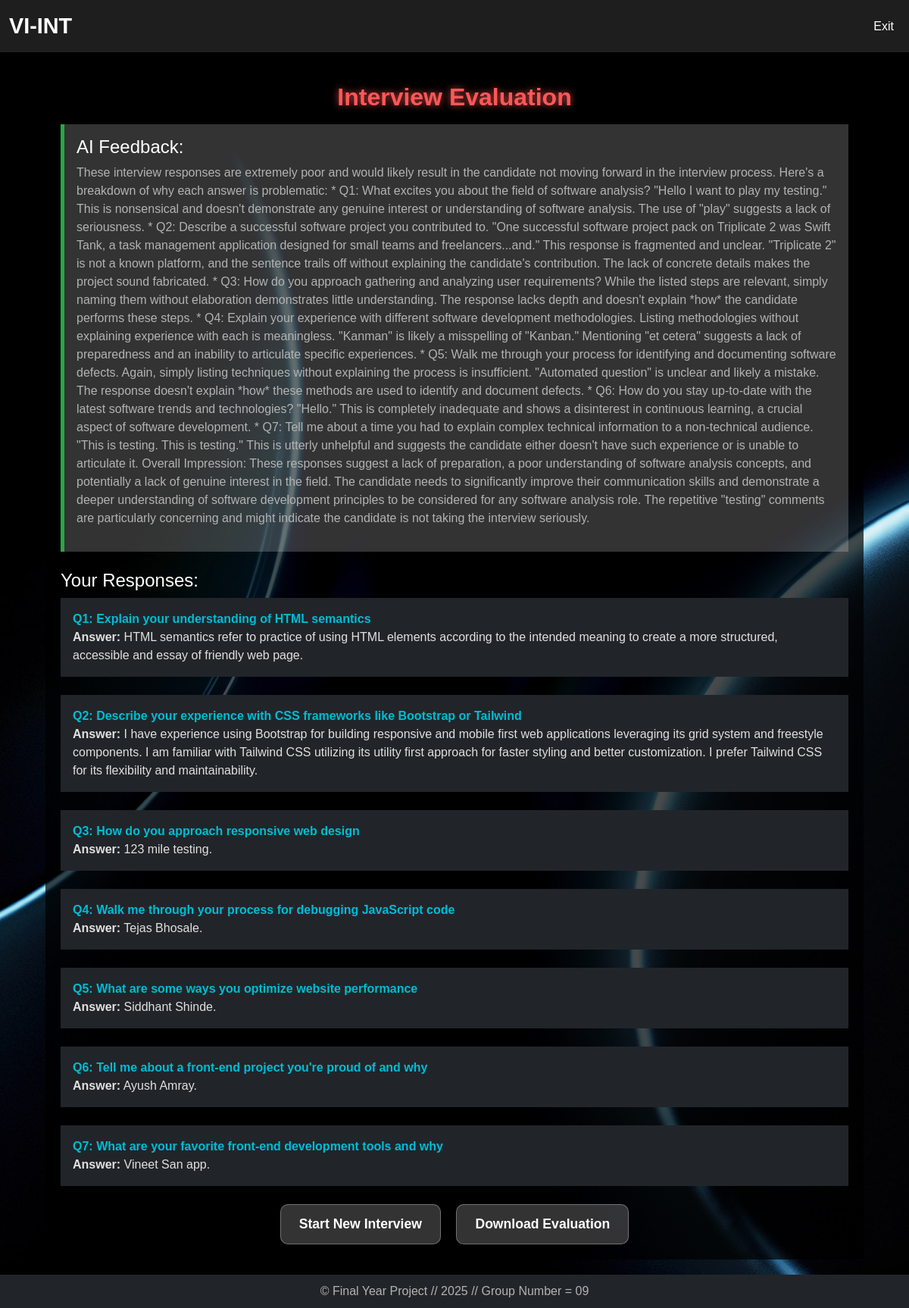
The app's page /interview/evaluate/53/ (signed in) with its own data.
### interview/models.py (models this page shows, shortened)
class InterviewSession(models.Model):
    user = models.ForeignKey(User, on_delete=models.CASCADE, related_name="interview_sessions")
    job_profile = models.CharField(max_length=255)
    difficulty = models.CharField(max_length=50, default="Easy")
    created_at = models.DateTimeField(auto_now_add=True)
    evaluated = models.BooleanField(default=False)
    evaluation_feedback = models.TextField(blank=True, null=True)

class InterviewResponse(models.Model):
    session = models.ForeignKey(InterviewSession, on_delete=models.CASCADE, related_name="responses")
    question_number = models.IntegerField()
    question_text = models.TextField()
    answer_text = models.TextField(blank=True, null=True)
    audio_response = models.FileField(upload_to="audio_responses/", blank=True, null=True)

### interview/views.py (the view, shortened to what this page needs)
# urls.py: path('evaluate/<int:session_id>/', evaluate_interview, name='evaluate_interview'),
@login_required
def evaluate_interview(request, session_id):
    session_obj = get_object_or_404(InterviewSession, pk=session_id)
    responses = session_obj.responses.order_by("question_number")
    context = {
        "feedback": session_obj.evaluation_feedback,
        "responses": responses,
    }
    return render(request, "evaluation.html", context)

### templates/evaluation.html (shortened to what this page needs)
{% extends "evaluation_base.html" %}
{% block content %}
    <h2 class="mb-3">Interview Evaluation</h2>
    <div class="feedback p-3">
        <h4 class="mb-2">AI Feedback:</h4>
        <p>{{ feedback }}</p>
    </div>
    <h4 class="mt-4">Your Responses:</h4>
    <ul class="list-unstyled">
        {% for response in responses %}
            <li class="mb-4 p-3 bg-dark text-white">
                <div class="question"><strong>Q{{ response.question_number }}:</strong> {{ response.question_text }}</div>
                <div class="answer"><strong>Answer:</strong> {{ response.answer_text }}</div>
            </li>
        {% endfor %}
    </ul>
{% endblock %}
{% block buttons %}
    <a href="{% url 'start_interview' %}" class="btn btn-primary me-3">Start New Interview</a>
    <button onclick="downloadEvaluation()" class="btn btn-success">Download Evaluation</button>
{% endblock %}

### static/css/styles.css (style rules this page uses)
body { background: url("../images/background.jpg") no-repeat center center fixed; background-size: cover; color: #ffffff; font-family: 'Poppins', sans-serif; margin: 0; display: flex; flex-direction: column; min-height: 50vh; }
.btn, .glass-btn { background: rgba(255, 255, 255, 0.2); backdrop-filter: blur(10px); color: white; text-decoration: none; padding: 12px 24px; border: 1px solid rgba(255, 255, 255, 0.3); border-radius: 10px; font-size: 1.1rem; font-weight: bold; transition: all 0.3s ease-in-out; }
h2 { color: #ff5757; text-shadow: 0 0 10px rgba(255, 87, 87, 0.8); font-weight: bold; text-align: center; }
p { color: #b3b3b3; }
.question { color: #00bcd4; font-weight: bold; }
.answer { color: #e0e0e0; font-size: 16px; }

### records on screen
InterviewSession: evaluation_feedback "These interview responses are extremely poor and would likely result in the candidate not moving forward in the interview process. Here's a breakdown of why each answer is problematic: * Q1: What excites you about the field of software analysis? \"Hello I want to play my testing.\" This is nonsensical and doesn't demonstrate any genuine interest or understanding of software analysis. The use of \"play\" suggests a lack of seriousness. * Q2: Describe a successful software project you contributed to. \"One successful software project pack on Triplicate 2 was Swift Tank, a task management application designed for small teams and freelancers...and.\" This response is fragmented and unclear.…"
InterviewResponse: question_number "1", question_text "Explain your understanding of HTML semantics", answer_text "HTML semantics refer to practice of using HTML elements according to the intended meaning to create a more structured, accessible and essay of friendly web page."
InterviewResponse: question_number "2", question_text "Describe your experience with CSS frameworks like Bootstrap or Tailwind", answer_text "I have experience using Bootstrap for building responsive and mobile first web applications leveraging its grid system and freestyle components. I am familiar with Tailwind CSS utilizing its utility first approach for faster styling and better customization. I prefer Tailwind CSS for its flexibility and maintainability."
InterviewResponse: question_number "3", question_text "How do you approach responsive web design", answer_text "123 mile testing."
InterviewResponse: question_number "4", question_text "Walk me through your process for debugging JavaScript code", answer_text "Tejas Bhosale."
InterviewResponse: question_number "5", question_text "What are some ways you optimize website performance", answer_text "Siddhant Shinde."
InterviewResponse: question_number "6", question_text "Tell me about a front-end project you're proud of and why", answer_text "Ayush Amray."
InterviewResponse: question_number "7", question_text "What are your favorite front-end development tools and why", answer_text "Vineet San app."
